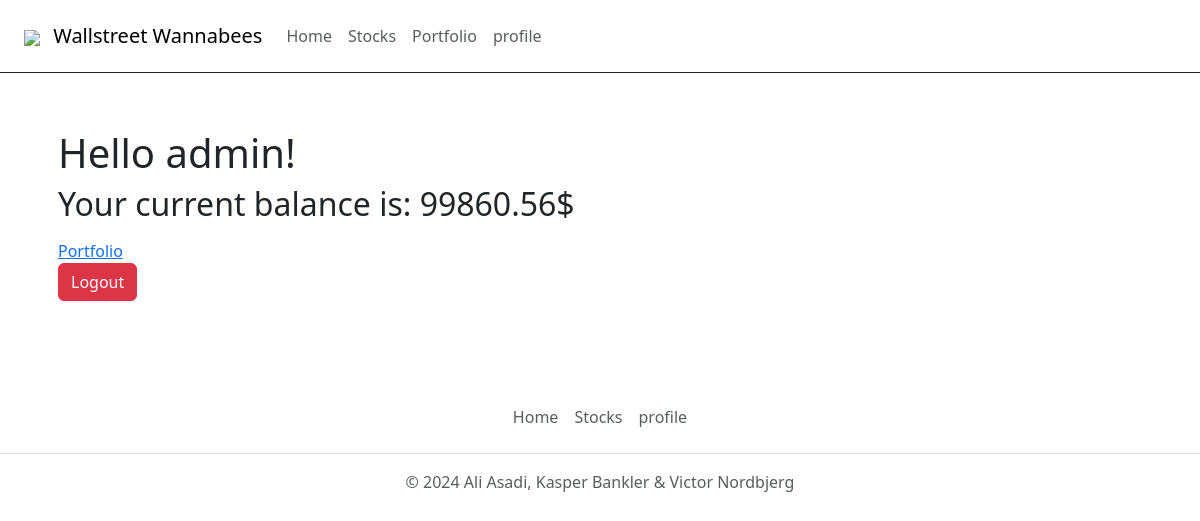
The app's page /accounts/profile/ (signed in), older data.
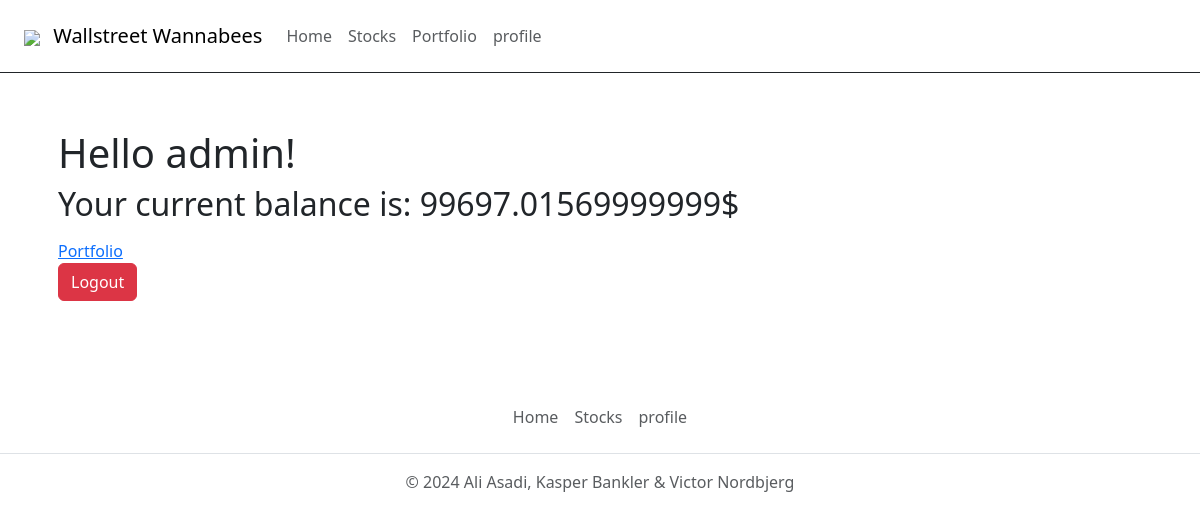
The same page, newer data.
### accounts/models.py (models this page shows, shortened)
class CustomUser(AbstractUser):
    balance=models.FloatField(default=100000)
    class Meta:
        app_label = 'accounts'

### accounts/views.py (the view)
# urls.py: path("profile/",ProfileView,name="profile")
@login_required
def ProfileView(request):
    stocks = list(Order.objects.filter(user=request.user))
    if not stocks:
        stocks=[{'ticker':"no stocks",'quantity':0}]
    return render(request, "profile.html",{'stocks':stocks})

### accounts/templates/profile.html (shortened to what this page needs)
{% extends "base.html" %}
{% block content %}
    <div class="on my-3 p-3">
        <h1>Hello {{user.username}}!</h1>
        <h2>Your current balance is: {{user.balance}}$</h2>
        <a href="/portfolio">Portfolio</a>
        <form id="logout-form" method="post" action="{% url 'admin:logout' %}">
            <button type="submit" class="btn btn-danger">Logout</button>
          </form>
    </div>
{% endblock content %}

### templates/base.html (shortened to what this page needs)
<!DOCTYPE html>
<html lang="en">
  <head>
    <link
      href="https://cdn.jsdelivr.net/npm/bootstrap@5.3.3/dist/css/bootstrap.min.css"
      rel="stylesheet"
    />
  </head>
  <body>
    <nav class="navbar bg-body-white px-3 border-bottom border-dark">
      <div class="navbar">
        <a class="navbar-brand" href="/">
        <img class="img-fluid px-2" style="height:50px;" src="https://img.freepik.com/premium-vector/ww-logo-design_705304-609.jpg" />
        Wallstreet Wannabees
      </a>
          <a href="/" class="nav-link px-2 text-muted zoom">Home</a>
          <a href="/stocks" class="nav-link px-2 text-muted zoom">Stocks</a>
          <a href="/portfolio/" class="nav-link px-2 text-muted zoom">Portfolio</a>
          <a href="/accounts/{{user.username|yesno:"profile,login"}}" class=" zoom nav-link px-2 text-muted">{{user.username|yesno:"profile,login"}}</a>
        </div>
    </nav>
    <main class="container py-4">{% block content %} {% endblock %}</main>
    <footer class="py-3 my-4">
      <ul class="nav justify-content-center border-bottom pb-3 mb-3">
        <li class="nav-item">
          <a href="/" class="nav-link px-2 text-muted zoom">Home</a>
        </li>
        <li class="nav-item">
          <a href="/stocks" class="nav-link px-2 text-muted zoom">Stocks</a>
        </li>
        <li class="nav-item">
          <a href="/accounts/{{user.username|yesno:"profile,login"}}" class="nav-link px-2 text-muted zoom">{{user.username|yesno:"profile,login"}}</a>
        </li>
      </ul>
      <p class="text-center text-muted">
        &copy; 2024 Ali Asadi, Kasper Bankler & Victor Nordbjerg
      </p>
    </footer>
  </body>
</html>

Row changes from the older to the newer data that the page shows:
changed CustomUser "admin": balance "99860.56" → "99697.01569999999"
